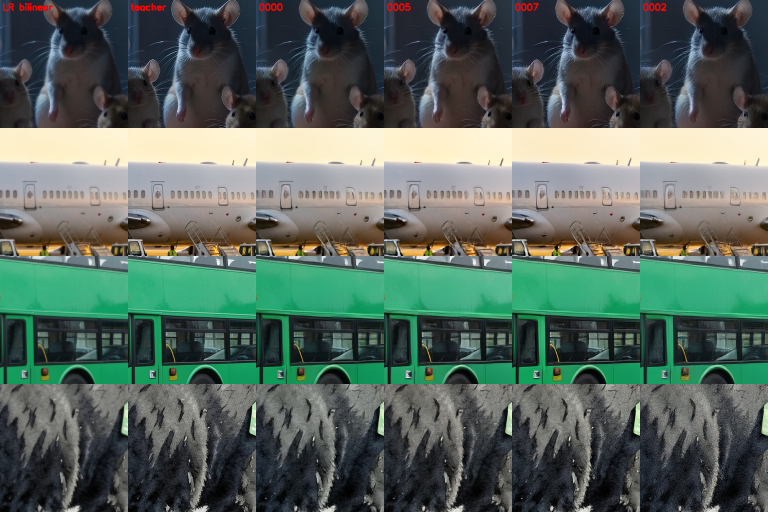
#> input picture dev/figures/r1_crops.png, 1536 x 1024 px (shown at 1/2 size)
$ python -i high_frequency_attributes_notebook.py   (imports and definitions only)   (older library calls are emulated)
#> lines starting #> are read from the running program, lines starting #| are printed output that depends on the picture; after the words box and inside, x2 and y2 are one past the last pixel; in counts of white or black regions, pixels touching at a corner belong together
# %% [markdown]
# # High frequency attributes
#
# Candidate conditioning attributes for the latent upscaler, measured on `axis-v1_1k` images
# center-cropped and resized to 1024x1024. All metrics are computed on luminance.
#
# | Attribute | Raw unit | Low → high |
# |---|---|---|
# | `noise_level` | noise sigma, 8-bit levels (Immerkær estimator on the 20% flattest pixels) | clean → noisy |
# | `edge_sharpness` | median peak gradient / local contrast on strong Canny edges, 1/px | soft → crisp edges |
# | `texture_detail` | noise-compensated RMS of the two finest band-pass bands outside edges, 8-bit levels | smooth → rich micro-texture |
# | `detail_scale` | fraction of texture energy in the finest band | coarse → very fine texture |
#
# Normalized values are empirical-CDF quantiles over the dataset: 0.5 is the median image.

# %%
import math
from concurrent.futures import ThreadPoolExecutor
from pathlib import Path

import cv2
import matplotlib.pyplot as plt
import numpy as np
import pandas as pd
from tqdm.auto import tqdm

from stdev.utils.image_tools import crop_maximal_rectangle

REPOSITORY_ROOT = Path.cwd().resolve().parent
DATASET_DIRECTORY = REPOSITORY_ROOT / "datasets" / "axis-v1_1k"
RESIZED_DIRECTORY = REPOSITORY_ROOT / "dev" / "axis-v1_1k_1024"
SORTED_DIRECTORY_PREFIX = REPOSITORY_ROOT / "dev" / "sorted_"
METRICS_TABLE_PATH = REPOSITORY_ROOT / "dev" / "high_frequency_attributes.csv"
NUM_WORKERS = 16

IMAGE_SIZE = 1024
EDGE_BLUR_SIGMA = 1.5
CANNY_LOW_THRESHOLD = 40
CANNY_HIGH_THRESHOLD = 100
EDGE_CONTRAST_WINDOW = 15
MINIMAL_EDGE_CONTRAST = 0.15
MINIMAL_STRONG_EDGE_PIXELS = 100
EDGE_EXCLUSION_RADIUS = 4
FLAT_PIXEL_FRACTION = 0.2
FINE_BAND_SIGMA = 1.0
COARSE_BAND_SIGMA = 2.0
NOISE_KERNEL = np.array([[1, -2, 1], [-2, 4, -2], [1, -2, 1]], dtype=np.float32)
METRIC_NAMES = ("noise_level", "edge_sharpness", "texture_detail", "detail_scale")

# %%
def to_luminance(image: np.ndarray) -> np.ndarray:
    """
    args:
        image: [H, W, 3], channel_order: BGR, pixel_values: [0...255], dtype: uint8
    returns:
        luminance: [H, W], pixel_values: [0...1], dtype: float32
    """
    return cv2.cvtColor(image, cv2.COLOR_BGR2GRAY).astype(np.float32) / 255.0


def gaussian_blur(luminance: np.ndarray, sigma: float) -> np.ndarray:
    """
    args:
        luminance: [H, W], dtype: float32
    returns:
        blurred: [H, W], dtype: float32
    """
    return cv2.GaussianBlur(luminance, (0, 0), sigma, borderType=cv2.BORDER_REFLECT)


def band_pass_decomposition(luminance: np.ndarray) -> tuple[np.ndarray, np.ndarray]:
    """
    Two finest Laplacian-pyramid-like bands at full resolution.

    args:
        luminance: [H, W], dtype: float32
    returns:
        fine_band: [H, W], dtype: float32
        coarse_band: [H, W], dtype: float32
    """
    fine_blurred = gaussian_blur(luminance, FINE_BAND_SIGMA)
    coarse_blurred = gaussian_blur(luminance, COARSE_BAND_SIGMA)
    return luminance - fine_blurred, fine_blurred - coarse_blurred


def compute_white_noise_band_gains() -> tuple[float, float]:
    """
    Variance gains of the band-pass filters for unit-variance white noise.

    returns:
        fine_gain: variance of fine band per unit noise variance
        coarse_gain: variance of coarse band per unit noise variance
    """
    random_generator = np.random.default_rng(0)
    white_noise = random_generator.standard_normal((IMAGE_SIZE, IMAGE_SIZE)).astype(np.float32)
    fine_band, coarse_band = band_pass_decomposition(white_noise)
    return float(fine_band.var()), float(coarse_band.var())


FINE_NOISE_GAIN, COARSE_NOISE_GAIN = compute_white_noise_band_gains()


def detect_edges(luminance: np.ndarray) -> np.ndarray:
    """
    args:
        luminance: [H, W], pixel_values: [0...1], dtype: float32
    returns:
        edges: [H, W], dtype: bool
    """
    blurred = gaussian_blur(luminance, EDGE_BLUR_SIGMA)
    blurred_uint8 = np.clip(blurred * 255.0 + 0.5, 0, 255).astype(np.uint8)
    return cv2.Canny(blurred_uint8, CANNY_LOW_THRESHOLD, CANNY_HIGH_THRESHOLD) > 0


def estimate_noise_level(luminance: np.ndarray) -> float:
    """
    Immerkaer noise sigma estimated on the flattest pixels.

    args:
        luminance: [H, W], pixel_values: [0...1], dtype: float32
    returns:
        noise_sigma: noise standard deviation in 8-bit pixel levels
    """
    noise_response = np.abs(cv2.filter2D(luminance, -1, NOISE_KERNEL))[1:-1, 1:-1]
    blurred = gaussian_blur(luminance, EDGE_BLUR_SIGMA)
    gradient_x = cv2.Sobel(blurred, cv2.CV_32F, 1, 0, ksize=3)
    gradient_y = cv2.Sobel(blurred, cv2.CV_32F, 0, 1, ksize=3)
    structure_magnitude = np.hypot(gradient_x, gradient_y)[1:-1, 1:-1]
    flatness_threshold = np.quantile(structure_magnitude, FLAT_PIXEL_FRACTION)
    flat_responses = noise_response[structure_magnitude <= flatness_threshold]
    kernel_norm = math.sqrt(float((NOISE_KERNEL**2).sum()))
    return float(flat_responses.mean() * math.sqrt(math.pi / 2.0) / kernel_norm * 255.0)


def estimate_edge_sharpness(luminance: np.ndarray, edges: np.ndarray) -> float:
    """
    Median ratio of peak gradient to local edge contrast on strong edges, inverse edge width.

    args:
        luminance: [H, W], pixel_values: [0...1], dtype: float32
        edges: [H, W], dtype: bool
    returns:
        edge_sharpness: [0...~1], 1 / pixels, NaN if the image has too few strong edges
    """
    gradient_x = cv2.Sobel(luminance, cv2.CV_32F, 1, 0, ksize=3) / 8.0
    gradient_y = cv2.Sobel(luminance, cv2.CV_32F, 0, 1, ksize=3) / 8.0
    peak_gradient = cv2.dilate(np.hypot(gradient_x, gradient_y), np.ones((3, 3), np.uint8))
    contrast_kernel = np.ones((EDGE_CONTRAST_WINDOW, EDGE_CONTRAST_WINDOW), np.uint8)
    smoothed = gaussian_blur(luminance, 0.7)
    local_contrast = cv2.dilate(smoothed, contrast_kernel) - cv2.erode(smoothed, contrast_kernel)
    strong_edges = edges & (local_contrast >= MINIMAL_EDGE_CONTRAST)
    if strong_edges.sum() < MINIMAL_STRONG_EDGE_PIXELS:
        return float("nan")
    return float(np.median(peak_gradient[strong_edges] / local_contrast[strong_edges]))


def estimate_texture(
    luminance: np.ndarray, edges: np.ndarray, noise_sigma: float
) -> tuple[float, float]:
    """
    Noise-compensated band-pass energy outside of edges and its fine-band fraction.

    args:
        luminance: [H, W], pixel_values: [0...1], dtype: float32
        edges: [H, W], dtype: bool
        noise_sigma: noise standard deviation in 8-bit pixel levels
    returns:
        texture_detail: RMS of noise-free band-pass signal in 8-bit pixel levels
        detail_scale: [0...1], fraction of texture energy in the finest band
    """
    exclusion_size = 2 * EDGE_EXCLUSION_RADIUS + 1
    exclusion_kernel = cv2.getStructuringElement(
        cv2.MORPH_ELLIPSE, (exclusion_size, exclusion_size)
    )
    non_edge = cv2.dilate(edges.astype(np.uint8), exclusion_kernel) == 0
    fine_band, coarse_band = band_pass_decomposition(luminance * 255.0)
    noise_variance = noise_sigma**2
    fine_energy = max(
        0.0, float((fine_band[non_edge] ** 2).mean()) - FINE_NOISE_GAIN * noise_variance
    )
    coarse_energy = max(
        0.0, float((coarse_band[non_edge] ** 2).mean()) - COARSE_NOISE_GAIN * noise_variance
    )
    total_energy = fine_energy + coarse_energy
    detail_scale = fine_energy / total_energy if total_energy > 1e-8 else float("nan")
    return math.sqrt(total_energy), detail_scale


def compute_metrics(image: np.ndarray) -> dict[str, float]:
    """
    args:
        image: [H, W, 3], channel_order: BGR, pixel_values: [0...255], dtype: uint8
    returns:
        metrics: raw values of METRIC_NAMES
    """
    luminance = to_luminance(image)
    edges = detect_edges(luminance)
    noise_level = estimate_noise_level(luminance)
    edge_sharpness = estimate_edge_sharpness(luminance, edges)
    texture_detail, detail_scale = estimate_texture(luminance, edges, noise_level)
    return {
        "noise_level": noise_level,
        "edge_sharpness": edge_sharpness,
        "texture_detail": texture_detail,
        "detail_scale": detail_scale,
    }

# %% [markdown]
# ## Resize all images and compute metrics

# %%
def process_image(image_path: Path) -> dict[str, float | str]:
    """
    Resizes the image to IMAGE_SIZE, saves it as PNG and measures its metrics.
    """
    image = cv2.imread(str(image_path))
    image = crop_maximal_rectangle(image, target_height=IMAGE_SIZE, target_width=IMAGE_SIZE)
    resized_path = RESIZED_DIRECTORY / image_path.parent.name / f"{image_path.stem}.png"
    resized_path.parent.mkdir(parents=True, exist_ok=True)
    cv2.imwrite(str(resized_path), image)
    return {
        "category": image_path.parent.name,
        "name": image_path.stem,
        "resized_path": str(resized_path),
        **compute_metrics(image),
    }


image_paths = sorted(DATASET_DIRECTORY.glob("*/*.jpg"))
# [2 lines not run here, left out]
# [1 line that did not run here, left out]
# [2 lines not run here, left out]

# %% [markdown]
# ## Raw distributions

# %%
figure, axes = plt.subplots(2, 2, figsize=(12, 8))
# [8 lines not run here, left out]

# %%
figure, axes = plt.subplots(2, 2, figsize=(14, 10))
# [1 line that did not run here, left out]
# [38 lines not run here, left out]

>>> import cv2
>>> picture = cv2.imread('figures/r1_crops.png')
#> picture is the input picture: shape (1024, 1536, 3); mean B, G, R 93.1, 101.8, 86.9
>>> result = compute_metrics(picture)
#> in to_luminance, `return cv2.cvtColor(image, cv2.COLOR_BGR2GRAY).astype(np.float32) / 25..`:
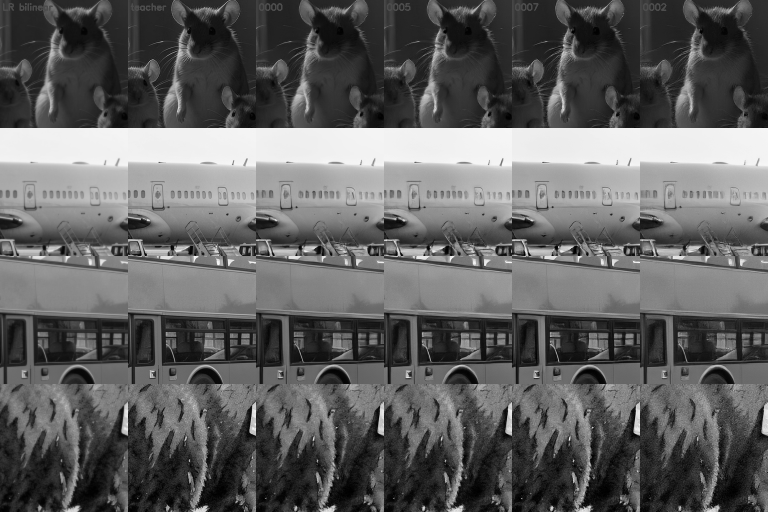
#> returned value: shape (1024, 1536) float32 (shown at 1/2 size); min 0, max 1, mean 0.378
#> in detect_edges, `return cv2.Canny(blurred_uint8, CANNY_LOW_THRESHOLD, CANNY_HIGH_THRESH..`:
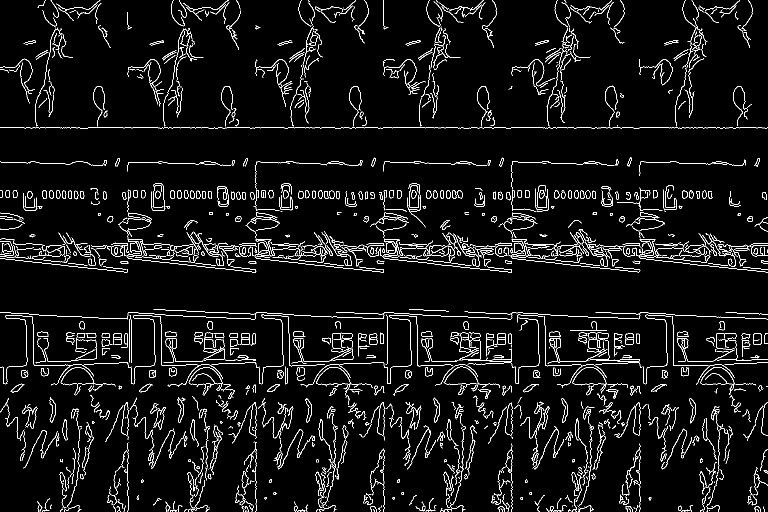
#> returned value: shape (1024, 1536) bool (shown at 1/2 size); 5% white in thin lines or dots
#> in estimate_noise_level, `noise_response = np.abs(cv2.filter2D(luminance, -1, NOISE_KERNEL))[1:-..`:
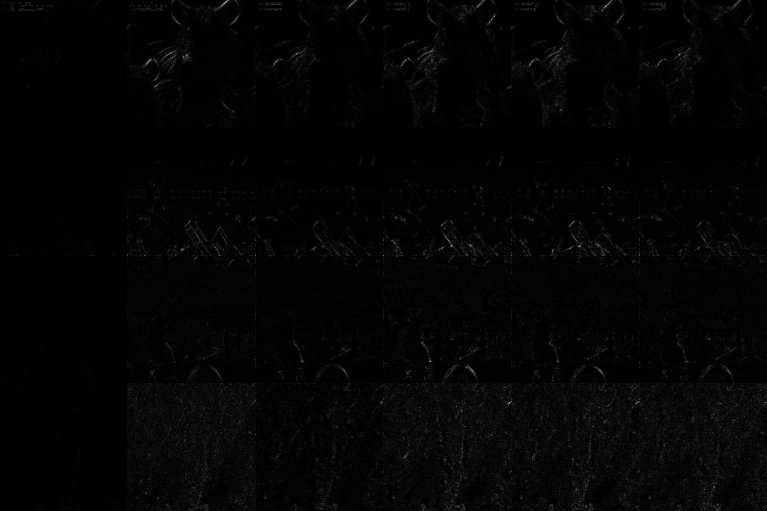
#> noise_response: shape (1022, 1534) float32 (shown at 1/2 size); min 0, max 2.15, mean 0.038; drawn with min black and max white
#> in estimate_noise_level, `structure_magnitude = np.hypot(gradient_x, gradient_y)[1:-1, 1:-1]`:
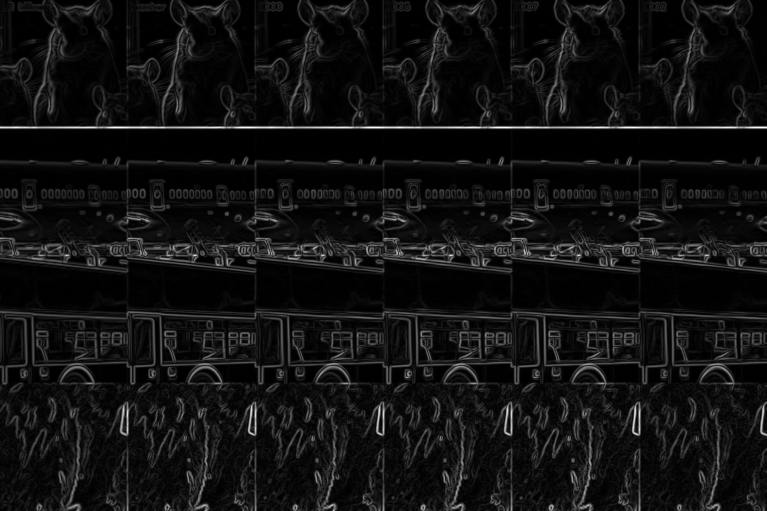
#> structure_magnitude: shape (1022, 1534) float32 (shown at 1/2 size); min 0, max 1.72, mean 0.121; drawn with min black and max white
#> in estimate_noise_level, `flatness_threshold = np.quantile(structure_magnitude, FLAT_PIXEL_FRACT..`: flatness_threshold = 0.0119
#> in compute_metrics, `noise_level = estimate_noise_level(luminance)`: noise_level = 0.694
#> in estimate_edge_sharpness, `local_contrast = cv2.dilate(smoothed, contrast_kernel) - cv2.erode(smo..`:
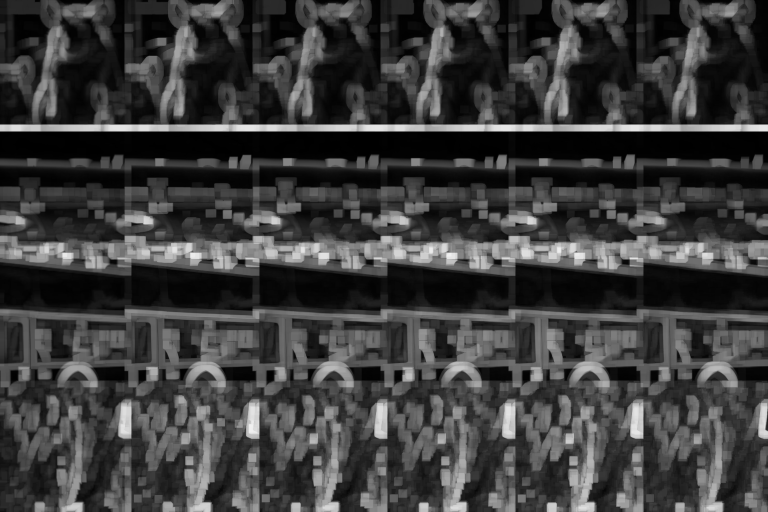
#> local_contrast: shape (1024, 1536) float32 (shown at 1/2 size); min 0, max 0.942, mean 0.241
#> in estimate_edge_sharpness, `strong_edges = edges & (local_contrast >= MINIMAL_EDGE_CONTRAST)`: strong_edges: shape (1024, 1536) bool; 5% white in thin lines or dots
#> in compute_metrics, `edge_sharpness = estimate_edge_sharpness(luminance, edges)`: edge_sharpness = 0.316
#> in estimate_texture, `non_edge = cv2.dilate(edges.astype(np.uint8), exclusion_kernel) == 0`:
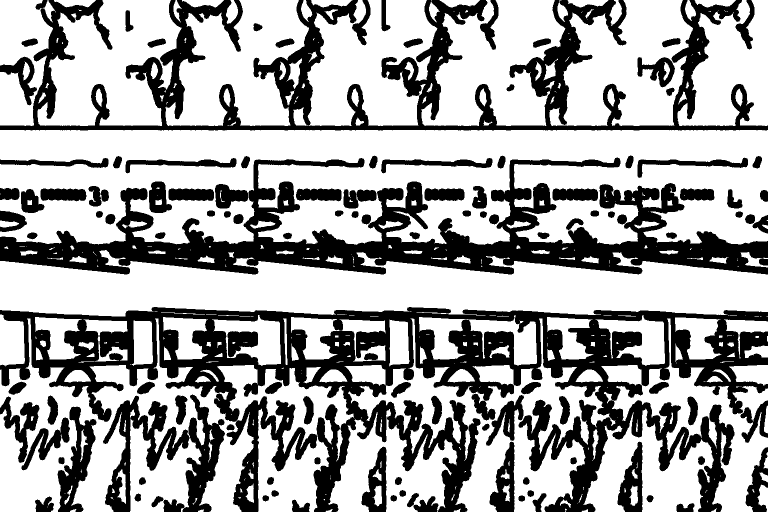
#> non_edge: shape (1024, 1536) bool (shown at 1/2 size); 65.5% white; 121 black regions, largest, box (x1, y1, x2, y2) and area: (0, 614, 1536, 1024) 203514, (0, 315, 1536, 549) 114428, (0, 0, 1536, 261) 98640
#> in estimate_texture, `fine_band, coarse_band = band_pass_decomposition(luminance * 255.0)`:
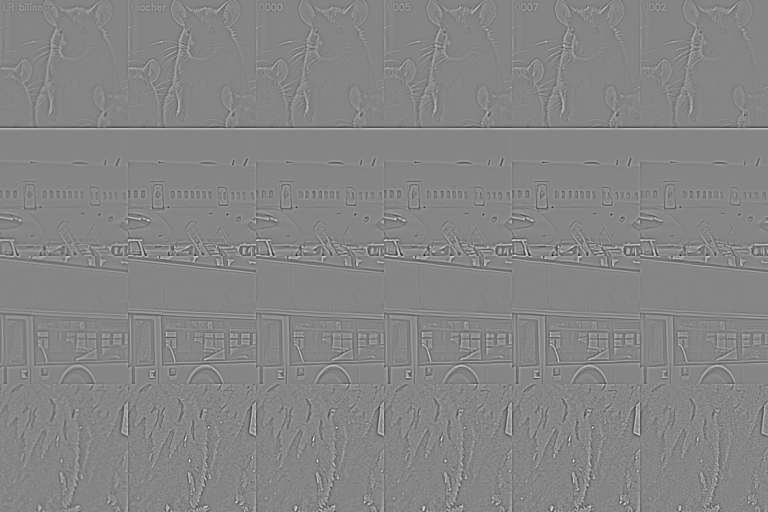
#> coarse_band: shape (1024, 1536) float32 (shown at 1/2 size); min -69.18, max 62.84, mean 0; drawn with min black and max white
#> in estimate_texture, `noise_variance = noise_sigma**2`: noise_variance = 0.482
#> in estimate_texture, `fine_energy = max( 0.0, float((fine_band[non_edge] ** 2).mean()) - FIN..`: fine_energy = 12.7
#> in estimate_texture, `coarse_energy = max( 0.0, float((coarse_band[non_edge] ** 2).mean()) -..`: coarse_energy = 4.2
#> in estimate_texture, `total_energy = fine_energy + coarse_energy`: total_energy = 16.9
#> in estimate_texture, `detail_scale = fine_energy / total_energy if total_energy > 1e-8 else ..`: detail_scale = 0.751
#> in compute_metrics, `texture_detail, detail_scale = estimate_texture(luminance, edges, nois..`: texture_detail = 4.11; detail_scale = 0.751
#> result = {'noise_level': 0.694, 'edge_sharpness': 0.316, 'texture_detail': 4.11, 'detail_scale': 0.751}
